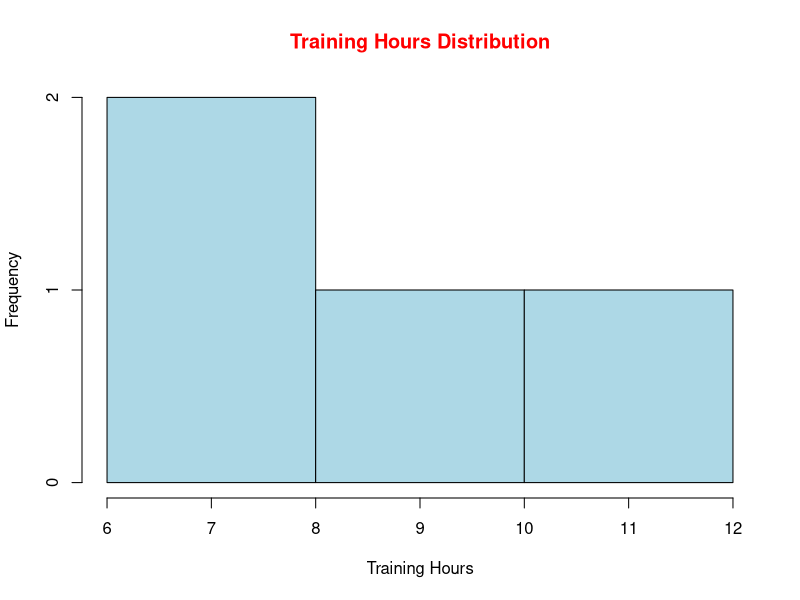

This figure's R source:
# Create a data frame with the provided data
data <- data.frame(
  Employee = c("John", "Alice", "Bob", "Sarah"),
  Department = c("HR", "Sales", "IT", "Finance"),
  TrainingHours = c(10, 8, 12, 6)
)

# Create a histogram
hist(data$TrainingHours, 
     col = "lightblue", 
     main = "Training Hours Distribution",
col.main="red",
     xlab = "Training Hours")
